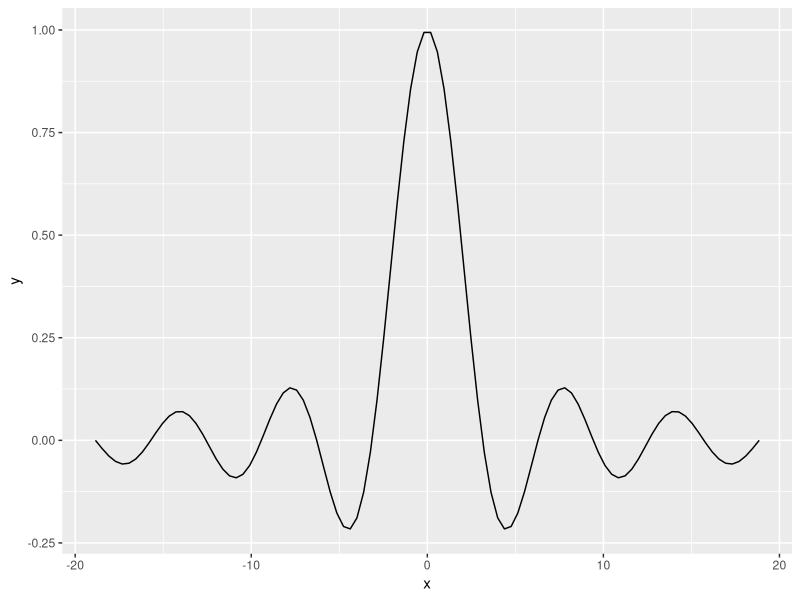
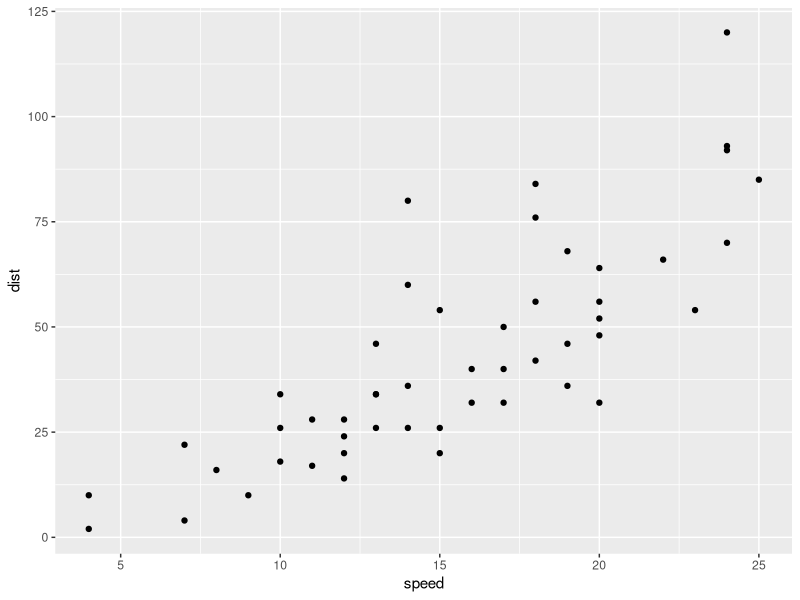
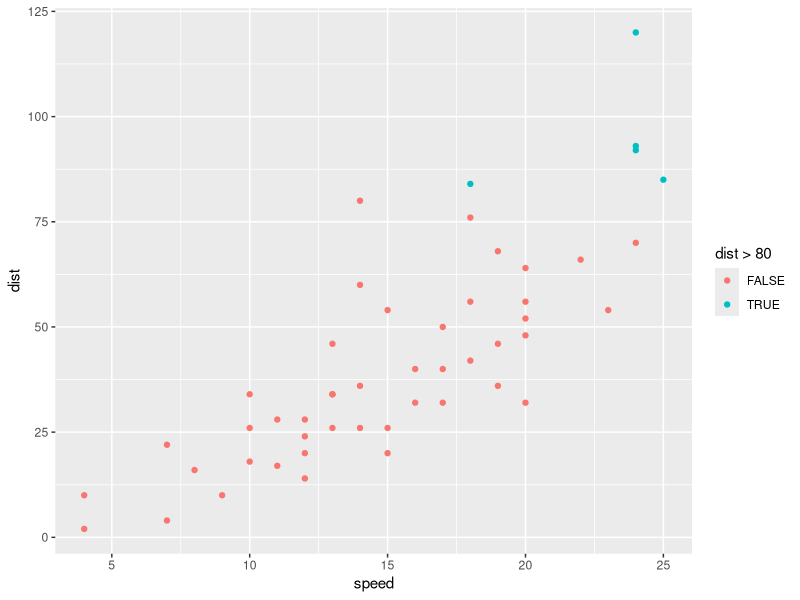
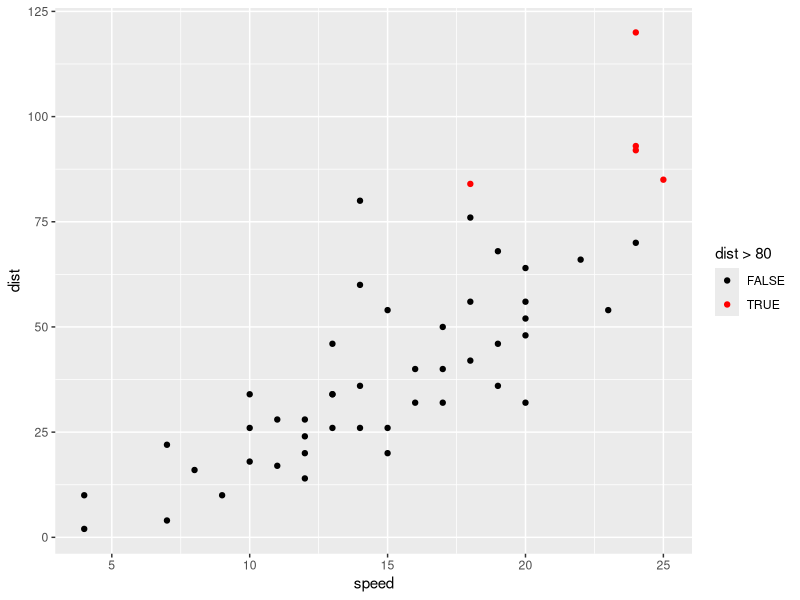
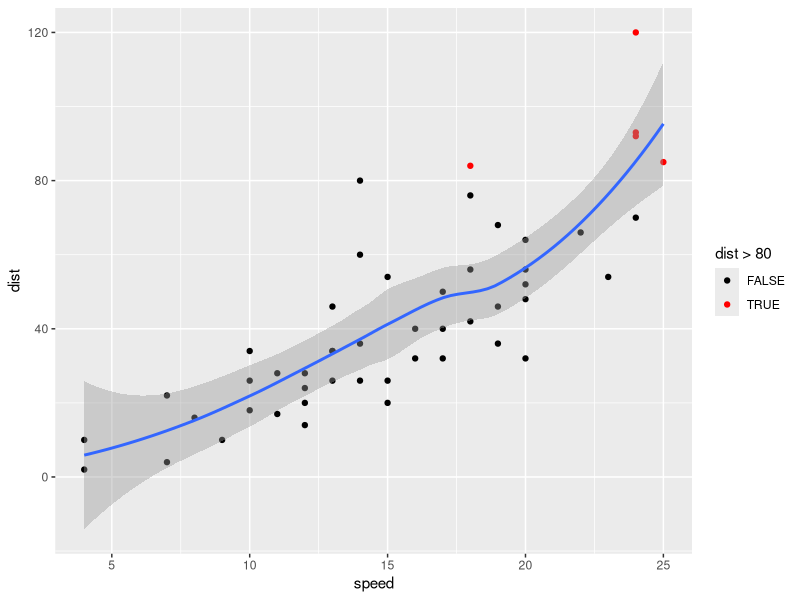
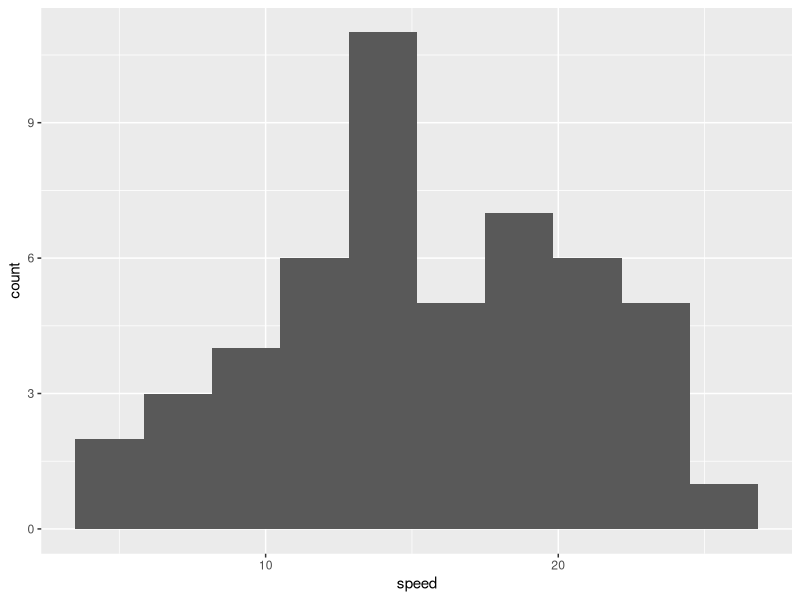

The R source for these figures, in order:
#' ---
#' title: "Exercise Solutions -- Plots using ggplot"
#' author: "Michael Hahsler"
#' output:
#'  html_document:
#'    toc: true
#'    theme: yeti
#'    highlight: zenburn
#' ---

#' ## Introduction to ggplot2
#'
#' The gg in `ggplot2` stands for [__grammar of graphics__](https://www.springer.com/statistics/computational/book/978-0-387-24544-7). 
#' The idea is that every graph is built from the same basic components:
#' 
#' - the data,
#' - a coordinate system, and
#' - visual marks representing the data (geoms).
#'
#' In `ggplot2`, the components are combined using the `+` operator.
#' 
#' > `ggplot(data, mapping = aes(x = ..., y = ..., color = ...)) +`
#' > `geom_point() +`
#' > `coord_cartesian()`
#'
#' Each `geom_X` uses a `stat_Y` function to calculate what is visualizes. For example,
#' `geom_bar` uses `stat_count` to create a bar chart by counting how often each value appears in the data (see `? geom_bar`). `geom_point` just uses the stat `"identity"` to display the points using the coordinates as they are.
#'
#' RStudio's [Data Visualization Cheat Sheet](https://github.com/rstudio/cheatsheets/raw/master/data-visualization-2.1.pdf) offers a comprehensive overview of available components. A good introduction
#' can be found in the [Chapter on Data Visualization](https://r4ds.had.co.nz/data-visualisation.html) of the free book [R for Data Science](https://r4ds.had.co.nz).


library(ggplot2)

#' ## 1. Plot a `sin(x)/x`. 
#' 
#' _Hint:_ Trigonometric functions in R use angles in radians (see `? sin`). 2 times pi is 360 degrees.
#'
#' Create the data 
x <- seq(-6*pi, 6*pi, length.out = 100)

#' ggplot2 needs the data to be in a data.frame or tibble with all the data.
dat <- data.frame(x = x, y = sin(x)/x)
head(dat)

#' We map `x` in the data.frame to the x-axis and `y` to the y-axis and then
#' add a geom that produces a line representation. The Cartesian coordinate system is the default.
ggplot(data = dat, mapping = aes(x = x, y = y)) + 
  geom_line()


#' ## 2. The 'cars' data set gives the speed of cars and the distances taken to stop. Note that the data were recorded in the 1920s. Plot the 'cars' data set as a scatter plot. Plot all data points with distances taken to stop greater than 80 in red.

data(cars)
head(cars)

#'  basic version with points
ggplot(cars, mapping = aes(x = speed, y = dist)) + 
  geom_point() 

#' Add color as a mapping that is only used by `geom_points`. Mappings 
#' defined in `ggplot` are used by all geoms of the graph.
ggplot(cars, mapping = aes(x = speed, y = dist)) + 
  geom_point(mapping = aes(color = dist > 80)) 

#' define the colors using a manual color scale
ggplot(cars, mapping = aes(x = speed, y = dist)) + 
  geom_point(mapping = aes(color = dist > 80)) + 
  scale_color_manual(values = c("black", "red"))
  
#' add a second geom that produces a smoothed line (default is a local polynomial regression).
ggplot(cars, mapping = aes(x = speed, y = dist)) + 
  geom_point(mapping = aes(color = dist > 80)) + 
  scale_color_manual(values = c("black", "red")) +
  geom_smooth()

#' ## 3. Plot histograms for speed and dist in 'cars'.

ggplot(cars, aes(x = speed)) + 
  geom_histogram(bins = 10)
